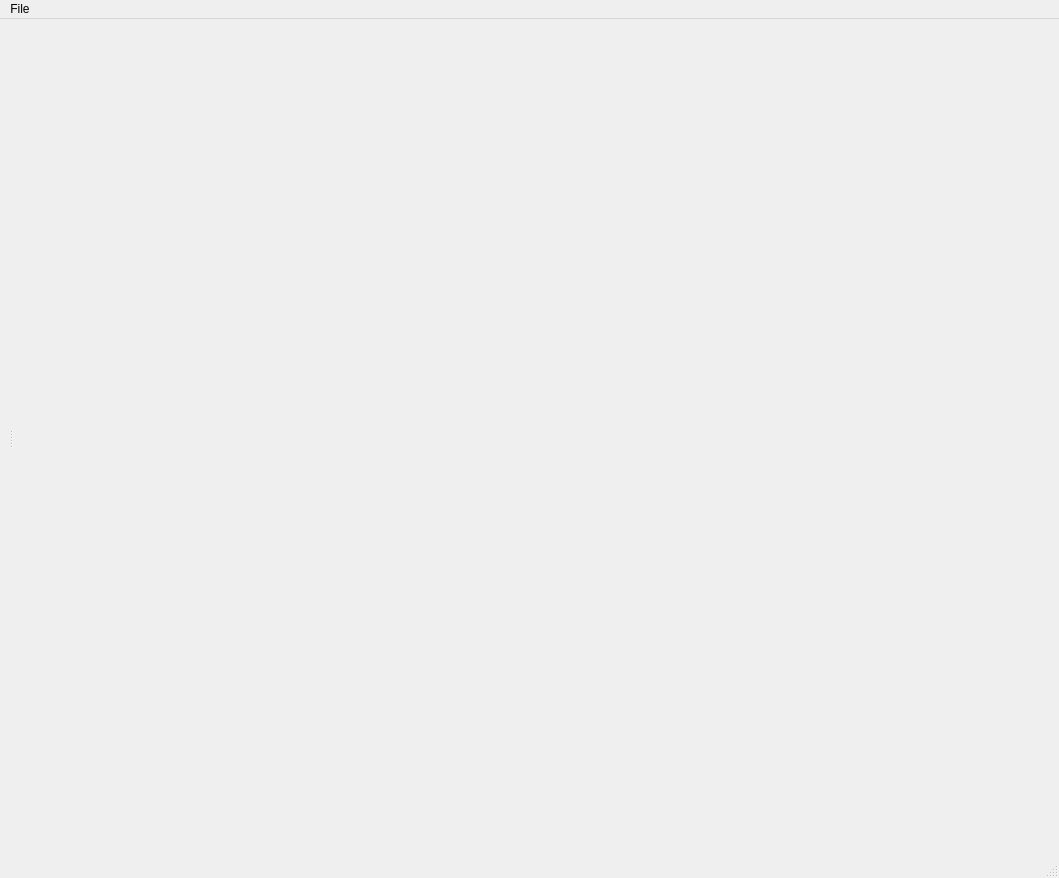
<?xml version="1.0" encoding="UTF-8"?>
<ui version="4.0">
 <class>MainWindow</class>
 <widget class="QMainWindow" name="MainWindow">
  <property name="enabled">
   <bool>true</bool>
  </property>
  <property name="geometry">
   <rect>
    <x>0</x>
    <y>0</y>
    <width>1059</width>
    <height>878</height>
   </rect>
  </property>
  <property name="sizePolicy">
   <sizepolicy hsizetype="Fixed" vsizetype="Fixed">
    <horstretch>0</horstretch>
    <verstretch>0</verstretch>
   </sizepolicy>
  </property>
  <property name="acceptDrops">
   <bool>true</bool>
  </property>
  <property name="windowTitle">
   <string>MainWindow</string>
  </property>
  <property name="autoFillBackground">
   <bool>false</bool>
  </property>
  <widget class="QWidget" name="centralwidget">
   <layout class="QGridLayout" name="gridLayout">
    <item row="0" column="0">
     <widget class="QSplitter" name="splitter">
      <property name="sizePolicy">
       <sizepolicy hsizetype="MinimumExpanding" vsizetype="Preferred">
        <horstretch>1</horstretch>
        <verstretch>0</verstretch>
       </sizepolicy>
      </property>
      <property name="orientation">
       <enum>Qt::Horizontal</enum>
      </property>
      <widget class="QSplitter" name="tree_splitter">
       <property name="sizePolicy">
        <sizepolicy hsizetype="MinimumExpanding" vsizetype="Preferred">
         <horstretch>0</horstretch>
         <verstretch>0</verstretch>
        </sizepolicy>
       </property>
       <property name="orientation">
        <enum>Qt::Vertical</enum>
       </property>
      </widget>
      <widget class="QWidget" name="verticalLayoutWidget">
       <layout class="QVBoxLayout" name="plotSplitter"/>
      </widget>
     </widget>
    </item>
   </layout>
  </widget>
  <widget class="QMenuBar" name="menubar">
   <property name="geometry">
    <rect>
     <x>0</x>
     <y>0</y>
     <width>1059</width>
     <height>21</height>
    </rect>
   </property>
   <property name="nativeMenuBar">
    <bool>true</bool>
   </property>
   <widget class="QMenu" name="menuFile">
    <property name="title">
     <string>File</string>
    </property>
    <addaction name="actionExit"/>
   </widget>
   <addaction name="menuFile"/>
  </widget>
  <widget class="QStatusBar" name="statusbar"/>
  <action name="insertRowAction">
   <property name="text">
    <string>Insert Row</string>
   </property>
   <property name="shortcut">
    <string>Ctrl+I, R</string>
   </property>
  </action>
  <action name="removeRowAction">
   <property name="text">
    <string>Remove Row</string>
   </property>
   <property name="shortcut">
    <string>Ctrl+R, R</string>
   </property>
  </action>
  <action name="insertColumnAction">
   <property name="text">
    <string>Insert Column</string>
   </property>
   <property name="shortcut">
    <string>Ctrl+I, C</string>
   </property>
  </action>
  <action name="removeColumnAction">
   <property name="text">
    <string>Remove Column</string>
   </property>
   <property name="shortcut">
    <string>Ctrl+R, C</string>
   </property>
  </action>
  <action name="insertChildAction">
   <property name="text">
    <string>Insert Child</string>
   </property>
   <property name="shortcut">
    <string>Ctrl+N</string>
   </property>
  </action>
  <action name="actionExit">
   <property name="text">
    <string>Exit</string>
   </property>
   <property name="shortcut">
    <string>Ctrl+Q, Ctrl+W</string>
   </property>
  </action>
 </widget>
 <resources/>
 <connections/>
</ui>
